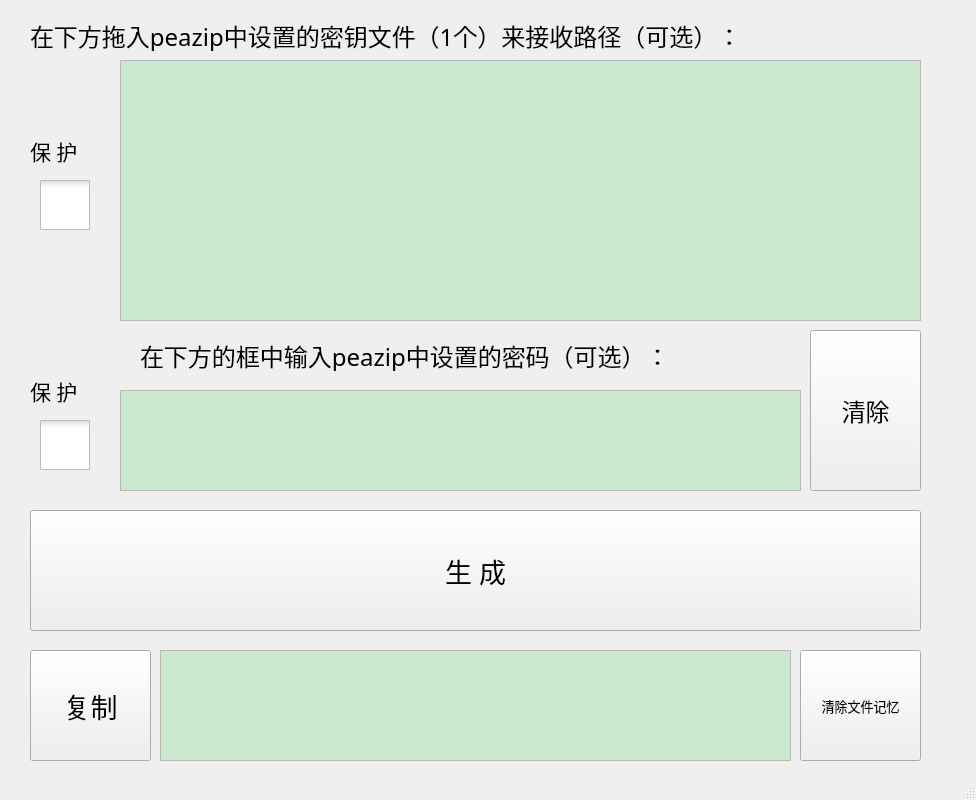
<?xml version="1.0" encoding="UTF-8"?>
<ui version="4.0">
 <class>MainWindow</class>
 <widget class="QMainWindow" name="MainWindow">
  <property name="geometry">
   <rect>
    <x>0</x>
    <y>0</y>
    <width>976</width>
    <height>800</height>
   </rect>
  </property>
  <property name="font">
   <font>
    <family>宋体</family>
   </font>
  </property>
  <property name="windowTitle">
   <string notr="true">Peazip文件密钥 - 转 - 明文密码（v1.0）</string>
  </property>
  <property name="windowIcon">
   <iconset>
    <normaloff>PeaZip_app.ico</normaloff>PeaZip_app.ico</iconset>
  </property>
  <property name="toolTip">
   <string notr="true"/>
  </property>
  <property name="statusTip">
   <string notr="true"/>
  </property>
  <property name="whatsThis">
   <string notr="true"/>
  </property>
  <property name="accessibleName">
   <string notr="true"/>
  </property>
  <property name="accessibleDescription">
   <string notr="true"/>
  </property>
  <property name="windowFilePath">
   <string notr="true"/>
  </property>
  <property name="unifiedTitleAndToolBarOnMac">
   <bool>false</bool>
  </property>
  <widget class="QWidget" name="centralwidget">
   <property name="font">
    <font>
     <family>宋体</family>
    </font>
   </property>
   <property name="toolTip">
    <string notr="true"/>
   </property>
   <property name="statusTip">
    <string notr="true"/>
   </property>
   <property name="whatsThis">
    <string notr="true"/>
   </property>
   <property name="accessibleName">
    <string notr="true"/>
   </property>
   <property name="accessibleDescription">
    <string notr="true"/>
   </property>
   <widget class="QPlainTextEdit" name="file_drop_area">
    <property name="geometry">
     <rect>
      <x>120</x>
      <y>60</y>
      <width>801</width>
      <height>261</height>
     </rect>
    </property>
    <property name="palette">
     <palette>
      <active>
       <colorrole role="Text">
        <brush brushstyle="SolidPattern">
         <color alpha="0">
          <red>0</red>
          <green>0</green>
          <blue>0</blue>
         </color>
        </brush>
       </colorrole>
       <colorrole role="Base">
        <brush brushstyle="SolidPattern">
         <color alpha="0">
          <red>255</red>
          <green>255</green>
          <blue>255</blue>
         </color>
        </brush>
       </colorrole>
       <colorrole role="Shadow">
        <brush brushstyle="SolidPattern">
         <color alpha="0">
          <red>255</red>
          <green>255</green>
          <blue>255</blue>
         </color>
        </brush>
       </colorrole>
       <colorrole role="Highlight">
        <brush brushstyle="SolidPattern">
         <color alpha="0">
          <red>255</red>
          <green>255</green>
          <blue>255</blue>
         </color>
        </brush>
       </colorrole>
       <colorrole role="HighlightedText">
        <brush brushstyle="SolidPattern">
         <color alpha="0">
          <red>255</red>
          <green>255</green>
          <blue>255</blue>
         </color>
        </brush>
       </colorrole>
       <colorrole role="AlternateBase">
        <brush brushstyle="SolidPattern">
         <color alpha="0">
          <red>255</red>
          <green>255</green>
          <blue>255</blue>
         </color>
        </brush>
       </colorrole>
       <colorrole role="PlaceholderText">
        <brush brushstyle="SolidPattern">
         <color alpha="0">
          <red>255</red>
          <green>255</green>
          <blue>255</blue>
         </color>
        </brush>
       </colorrole>
      </active>
      <inactive>
       <colorrole role="Text">
        <brush brushstyle="SolidPattern">
         <color alpha="0">
          <red>0</red>
          <green>0</green>
          <blue>0</blue>
         </color>
        </brush>
       </colorrole>
       <colorrole role="Base">
        <brush brushstyle="SolidPattern">
         <color alpha="0">
          <red>255</red>
          <green>255</green>
          <blue>255</blue>
         </color>
        </brush>
       </colorrole>
       <colorrole role="Shadow">
        <brush brushstyle="SolidPattern">
         <color alpha="0">
          <red>255</red>
          <green>255</green>
          <blue>255</blue>
         </color>
        </brush>
       </colorrole>
       <colorrole role="Highlight">
        <brush brushstyle="SolidPattern">
         <color alpha="0">
          <red>255</red>
          <green>255</green>
          <blue>255</blue>
         </color>
        </brush>
       </colorrole>
       <colorrole role="HighlightedText">
        <brush brushstyle="SolidPattern">
         <color alpha="0">
          <red>255</red>
          <green>255</green>
          <blue>255</blue>
         </color>
        </brush>
       </colorrole>
       <colorrole role="AlternateBase">
        <brush brushstyle="SolidPattern">
         <color alpha="0">
          <red>255</red>
          <green>255</green>
          <blue>255</blue>
         </color>
        </brush>
       </colorrole>
       <colorrole role="PlaceholderText">
        <brush brushstyle="SolidPattern">
         <color alpha="0">
          <red>255</red>
          <green>255</green>
          <blue>255</blue>
         </color>
        </brush>
       </colorrole>
      </inactive>
      <disabled>
       <colorrole role="Text">
        <brush brushstyle="SolidPattern">
         <color alpha="0">
          <red>255</red>
          <green>255</green>
          <blue>255</blue>
         </color>
        </brush>
       </colorrole>
       <colorrole role="Base">
        <brush brushstyle="SolidPattern">
         <color alpha="0">
          <red>255</red>
          <green>255</green>
          <blue>255</blue>
         </color>
        </brush>
       </colorrole>
       <colorrole role="Shadow">
        <brush brushstyle="SolidPattern">
         <color alpha="0">
          <red>255</red>
          <green>255</green>
          <blue>255</blue>
         </color>
        </brush>
       </colorrole>
       <colorrole role="Highlight">
        <brush brushstyle="SolidPattern">
         <color alpha="0">
          <red>255</red>
          <green>255</green>
          <blue>255</blue>
         </color>
        </brush>
       </colorrole>
       <colorrole role="HighlightedText">
        <brush brushstyle="SolidPattern">
         <color alpha="0">
          <red>255</red>
          <green>255</green>
          <blue>255</blue>
         </color>
        </brush>
       </colorrole>
       <colorrole role="AlternateBase">
        <brush brushstyle="SolidPattern">
         <color alpha="0">
          <red>255</red>
          <green>255</green>
          <blue>255</blue>
         </color>
        </brush>
       </colorrole>
       <colorrole role="PlaceholderText">
        <brush brushstyle="SolidPattern">
         <color alpha="0">
          <red>255</red>
          <green>255</green>
          <blue>255</blue>
         </color>
        </brush>
       </colorrole>
      </disabled>
     </palette>
    </property>
    <property name="font">
     <font>
      <family>宋体</family>
      <pointsize>20</pointsize>
     </font>
    </property>
    <property name="focusPolicy">
     <enum>Qt::ClickFocus</enum>
    </property>
    <property name="toolTip">
     <string notr="true">请拖放文件到这个区域中来，或者点击这个区域后粘贴文件路径，每次拖放、粘贴都会替换掉上一次的记录，所以想要替换文件时，直接拖入新的文件或者粘贴新的路径进来就行了。注意，不要用键盘输入！</string>
    </property>
    <property name="toolTipDuration">
     <number>45000</number>
    </property>
    <property name="statusTip">
     <string notr="true"/>
    </property>
    <property name="whatsThis">
     <string notr="true"/>
    </property>
    <property name="accessibleName">
     <string notr="true"/>
    </property>
    <property name="accessibleDescription">
     <string notr="true"/>
    </property>
    <property name="inputMethodHints">
     <set>Qt::ImhMultiLine</set>
    </property>
    <property name="documentTitle">
     <string notr="true"/>
    </property>
    <property name="plainText">
     <string notr="true"/>
    </property>
    <property name="textInteractionFlags">
     <set>Qt::TextEditable</set>
    </property>
    <property name="backgroundVisible">
     <bool>false</bool>
    </property>
    <property name="placeholderText">
     <string notr="true"/>
    </property>
   </widget>
   <widget class="QPlainTextEdit" name="password_input_area">
    <property name="geometry">
     <rect>
      <x>120</x>
      <y>390</y>
      <width>681</width>
      <height>101</height>
     </rect>
    </property>
    <property name="palette">
     <palette>
      <active>
       <colorrole role="Base">
        <brush brushstyle="SolidPattern">
         <color alpha="255">
          <red>204</red>
          <green>232</green>
          <blue>207</blue>
         </color>
        </brush>
       </colorrole>
       <colorrole role="AlternateBase">
        <brush brushstyle="SolidPattern">
         <color alpha="255">
          <red>204</red>
          <green>232</green>
          <blue>207</blue>
         </color>
        </brush>
       </colorrole>
      </active>
      <inactive>
       <colorrole role="Base">
        <brush brushstyle="SolidPattern">
         <color alpha="255">
          <red>204</red>
          <green>232</green>
          <blue>207</blue>
         </color>
        </brush>
       </colorrole>
       <colorrole role="AlternateBase">
        <brush brushstyle="SolidPattern">
         <color alpha="255">
          <red>204</red>
          <green>232</green>
          <blue>207</blue>
         </color>
        </brush>
       </colorrole>
      </inactive>
      <disabled>
       <colorrole role="Base">
        <brush brushstyle="SolidPattern">
         <color alpha="255">
          <red>240</red>
          <green>240</green>
          <blue>240</blue>
         </color>
        </brush>
       </colorrole>
       <colorrole role="AlternateBase">
        <brush brushstyle="SolidPattern">
         <color alpha="255">
          <red>204</red>
          <green>232</green>
          <blue>207</blue>
         </color>
        </brush>
       </colorrole>
      </disabled>
     </palette>
    </property>
    <property name="font">
     <font>
      <family>宋体</family>
      <pointsize>16</pointsize>
     </font>
    </property>
    <property name="focusPolicy">
     <enum>Qt::ClickFocus</enum>
    </property>
    <property name="acceptDrops">
     <bool>false</bool>
    </property>
    <property name="toolTip">
     <string notr="true">仅接受单条密码（单行文本），多行的内容将合并为单行。</string>
    </property>
    <property name="statusTip">
     <string notr="true"/>
    </property>
    <property name="whatsThis">
     <string notr="true"/>
    </property>
    <property name="accessibleName">
     <string notr="true"/>
    </property>
    <property name="accessibleDescription">
     <string notr="true"/>
    </property>
    <property name="inputMethodHints">
     <set>Qt::ImhNone</set>
    </property>
    <property name="documentTitle">
     <string notr="true"/>
    </property>
    <property name="plainText">
     <string notr="true"/>
    </property>
    <property name="placeholderText">
     <string notr="true"/>
    </property>
   </widget>
   <widget class="QLabel" name="label_1">
    <property name="geometry">
     <rect>
      <x>30</x>
      <y>20</y>
      <width>881</width>
      <height>31</height>
     </rect>
    </property>
    <property name="font">
     <font>
      <family>宋体</family>
      <pointsize>18</pointsize>
     </font>
    </property>
    <property name="toolTip">
     <string notr="true"/>
    </property>
    <property name="statusTip">
     <string notr="true"/>
    </property>
    <property name="whatsThis">
     <string notr="true"/>
    </property>
    <property name="accessibleName">
     <string notr="true"/>
    </property>
    <property name="accessibleDescription">
     <string notr="true"/>
    </property>
    <property name="text">
     <string notr="true">在下方拖入peazip中设置的密钥文件（1个）来接收路径（可选）：</string>
    </property>
   </widget>
   <widget class="QLabel" name="label_2">
    <property name="geometry">
     <rect>
      <x>140</x>
      <y>340</y>
      <width>651</width>
      <height>31</height>
     </rect>
    </property>
    <property name="font">
     <font>
      <family>宋体</family>
      <pointsize>18</pointsize>
     </font>
    </property>
    <property name="toolTip">
     <string notr="true"/>
    </property>
    <property name="statusTip">
     <string notr="true"/>
    </property>
    <property name="whatsThis">
     <string notr="true"/>
    </property>
    <property name="accessibleName">
     <string notr="true"/>
    </property>
    <property name="accessibleDescription">
     <string notr="true"/>
    </property>
    <property name="text">
     <string notr="true">在下方的框中输入peazip中设置的密码（可选）：</string>
    </property>
   </widget>
   <widget class="QPushButton" name="action">
    <property name="enabled">
     <bool>true</bool>
    </property>
    <property name="geometry">
     <rect>
      <x>30</x>
      <y>510</y>
      <width>891</width>
      <height>121</height>
     </rect>
    </property>
    <property name="font">
     <font>
      <family>宋体</family>
      <pointsize>20</pointsize>
     </font>
    </property>
    <property name="toolTip">
     <string notr="true">根据上面两个框中输入的密钥文件路径和密码，将peazip的“文件密钥+密码”的加密模式转换为其他解压软件可解压的明文密码</string>
    </property>
    <property name="statusTip">
     <string notr="true"/>
    </property>
    <property name="whatsThis">
     <string notr="true"/>
    </property>
    <property name="accessibleName">
     <string notr="true"/>
    </property>
    <property name="accessibleDescription">
     <string notr="true"/>
    </property>
    <property name="text">
     <string notr="true">生 成</string>
    </property>
   </widget>
   <widget class="QPlainTextEdit" name="output_area">
    <property name="geometry">
     <rect>
      <x>160</x>
      <y>650</y>
      <width>631</width>
      <height>111</height>
     </rect>
    </property>
    <property name="palette">
     <palette>
      <active>
       <colorrole role="Base">
        <brush brushstyle="SolidPattern">
         <color alpha="255">
          <red>204</red>
          <green>232</green>
          <blue>207</blue>
         </color>
        </brush>
       </colorrole>
       <colorrole role="AlternateBase">
        <brush brushstyle="SolidPattern">
         <color alpha="255">
          <red>204</red>
          <green>232</green>
          <blue>207</blue>
         </color>
        </brush>
       </colorrole>
      </active>
      <inactive>
       <colorrole role="Base">
        <brush brushstyle="SolidPattern">
         <color alpha="255">
          <red>204</red>
          <green>232</green>
          <blue>207</blue>
         </color>
        </brush>
       </colorrole>
       <colorrole role="AlternateBase">
        <brush brushstyle="SolidPattern">
         <color alpha="255">
          <red>204</red>
          <green>232</green>
          <blue>207</blue>
         </color>
        </brush>
       </colorrole>
      </inactive>
      <disabled>
       <colorrole role="Base">
        <brush brushstyle="SolidPattern">
         <color alpha="255">
          <red>240</red>
          <green>240</green>
          <blue>240</blue>
         </color>
        </brush>
       </colorrole>
       <colorrole role="AlternateBase">
        <brush brushstyle="SolidPattern">
         <color alpha="255">
          <red>204</red>
          <green>232</green>
          <blue>207</blue>
         </color>
        </brush>
       </colorrole>
      </disabled>
     </palette>
    </property>
    <property name="font">
     <font>
      <family>宋体</family>
      <pointsize>18</pointsize>
     </font>
    </property>
    <property name="focusPolicy">
     <enum>Qt::ClickFocus</enum>
    </property>
    <property name="acceptDrops">
     <bool>false</bool>
    </property>
    <property name="toolTip">
     <string notr="true">显示最近一次生成的密码，内容可复制，但内容不能修改（是只读属性的）</string>
    </property>
    <property name="statusTip">
     <string notr="true"/>
    </property>
    <property name="whatsThis">
     <string notr="true"/>
    </property>
    <property name="accessibleName">
     <string notr="true"/>
    </property>
    <property name="accessibleDescription">
     <string notr="true"/>
    </property>
    <property name="readOnly">
     <bool>true</bool>
    </property>
    <property name="plainText">
     <string notr="true"/>
    </property>
    <property name="placeholderText">
     <string notr="true"/>
    </property>
   </widget>
   <widget class="QPushButton" name="clear_input">
    <property name="geometry">
     <rect>
      <x>810</x>
      <y>330</y>
      <width>111</width>
      <height>161</height>
     </rect>
    </property>
    <property name="font">
     <font>
      <family>宋体</family>
      <pointsize>18</pointsize>
     </font>
    </property>
    <property name="toolTip">
     <string notr="true">按下按钮，将根据左侧“保护”复选框的勾选状态，清除临近两个输入框的内容</string>
    </property>
    <property name="statusTip">
     <string notr="true"/>
    </property>
    <property name="whatsThis">
     <string notr="true"/>
    </property>
    <property name="accessibleName">
     <string notr="true"/>
    </property>
    <property name="accessibleDescription">
     <string notr="true"/>
    </property>
    <property name="text">
     <string notr="true">清除</string>
    </property>
   </widget>
   <widget class="QPushButton" name="copy_to_clipboard">
    <property name="geometry">
     <rect>
      <x>30</x>
      <y>650</y>
      <width>121</width>
      <height>111</height>
     </rect>
    </property>
    <property name="font">
     <font>
      <family>宋体</family>
      <pointsize>20</pointsize>
     </font>
    </property>
    <property name="toolTip">
     <string notr="true">点击以复制生成的密码</string>
    </property>
    <property name="statusTip">
     <string notr="true"/>
    </property>
    <property name="whatsThis">
     <string notr="true"/>
    </property>
    <property name="accessibleName">
     <string notr="true"/>
    </property>
    <property name="accessibleDescription">
     <string notr="true"/>
    </property>
    <property name="text">
     <string notr="true">复制</string>
    </property>
   </widget>
   <widget class="QPushButton" name="clear_history">
    <property name="geometry">
     <rect>
      <x>800</x>
      <y>650</y>
      <width>121</width>
      <height>111</height>
     </rect>
    </property>
    <property name="font">
     <font>
      <family>宋体</family>
      <pointsize>10</pointsize>
     </font>
    </property>
    <property name="toolTip">
     <string notr="true">每处理一个文件，程序都会记忆根据这个文件生成的sha256所对应的那部分密码，来加快运行速度。当文件被修改后，想要对被修改后的文件重新计算和生成时，请点击这个按钮以清除这部分记忆</string>
    </property>
    <property name="toolTipDuration">
     <number>45000</number>
    </property>
    <property name="statusTip">
     <string notr="true"/>
    </property>
    <property name="whatsThis">
     <string notr="true"/>
    </property>
    <property name="accessibleName">
     <string notr="true"/>
    </property>
    <property name="accessibleDescription">
     <string notr="true"/>
    </property>
    <property name="text">
     <string notr="true">清除文件记忆</string>
    </property>
   </widget>
   <widget class="QLabel" name="label_3">
    <property name="geometry">
     <rect>
      <x>30</x>
      <y>130</y>
      <width>71</width>
      <height>41</height>
     </rect>
    </property>
    <property name="font">
     <font>
      <family>宋体</family>
      <pointsize>16</pointsize>
     </font>
    </property>
    <property name="toolTip">
     <string notr="true"/>
    </property>
    <property name="statusTip">
     <string notr="true"/>
    </property>
    <property name="whatsThis">
     <string notr="true"/>
    </property>
    <property name="accessibleName">
     <string notr="true"/>
    </property>
    <property name="accessibleDescription">
     <string notr="true"/>
    </property>
    <property name="text">
     <string notr="true">保 护</string>
    </property>
   </widget>
   <widget class="QLabel" name="label_4">
    <property name="geometry">
     <rect>
      <x>30</x>
      <y>370</y>
      <width>71</width>
      <height>41</height>
     </rect>
    </property>
    <property name="font">
     <font>
      <family>宋体</family>
      <pointsize>16</pointsize>
     </font>
    </property>
    <property name="toolTip">
     <string notr="true"/>
    </property>
    <property name="statusTip">
     <string notr="true"/>
    </property>
    <property name="whatsThis">
     <string notr="true"/>
    </property>
    <property name="accessibleName">
     <string notr="true"/>
    </property>
    <property name="accessibleDescription">
     <string notr="true"/>
    </property>
    <property name="text">
     <string notr="true">保 护</string>
    </property>
   </widget>
   <widget class="QCheckBox" name="file_protect">
    <property name="geometry">
     <rect>
      <x>40</x>
      <y>180</y>
      <width>50</width>
      <height>50</height>
     </rect>
    </property>
    <property name="toolTip">
     <string notr="true">勾选以保护文件路径在按下清除按钮后不被清除</string>
    </property>
    <property name="statusTip">
     <string notr="true"/>
    </property>
    <property name="whatsThis">
     <string notr="true"/>
    </property>
    <property name="accessibleName">
     <string notr="true"/>
    </property>
    <property name="accessibleDescription">
     <string notr="true"/>
    </property>
    <property name="styleSheet">
     <string notr="true">QCheckBox::indicator{width :50px;height : 50px;}</string>
    </property>
    <property name="text">
     <string notr="true"/>
    </property>
    <property name="checked">
     <bool>false</bool>
    </property>
   </widget>
   <widget class="QCheckBox" name="password_protect">
    <property name="geometry">
     <rect>
      <x>40</x>
      <y>420</y>
      <width>50</width>
      <height>50</height>
     </rect>
    </property>
    <property name="toolTip">
     <string notr="true">勾选以保护密码在按下清除按钮后不被清除</string>
    </property>
    <property name="statusTip">
     <string notr="true"/>
    </property>
    <property name="whatsThis">
     <string notr="true"/>
    </property>
    <property name="accessibleName">
     <string notr="true"/>
    </property>
    <property name="accessibleDescription">
     <string notr="true"/>
    </property>
    <property name="styleSheet">
     <string notr="true">QCheckBox::indicator{width :50px;height : 50px;}</string>
    </property>
    <property name="text">
     <string notr="true"/>
    </property>
   </widget>
   <widget class="QPlainTextEdit" name="file_drop_display_layer">
    <property name="geometry">
     <rect>
      <x>120</x>
      <y>60</y>
      <width>801</width>
      <height>261</height>
     </rect>
    </property>
    <property name="palette">
     <palette>
      <active>
       <colorrole role="Base">
        <brush brushstyle="SolidPattern">
         <color alpha="255">
          <red>204</red>
          <green>232</green>
          <blue>207</blue>
         </color>
        </brush>
       </colorrole>
       <colorrole role="AlternateBase">
        <brush brushstyle="SolidPattern">
         <color alpha="255">
          <red>204</red>
          <green>232</green>
          <blue>207</blue>
         </color>
        </brush>
       </colorrole>
      </active>
      <inactive>
       <colorrole role="Base">
        <brush brushstyle="SolidPattern">
         <color alpha="255">
          <red>204</red>
          <green>232</green>
          <blue>207</blue>
         </color>
        </brush>
       </colorrole>
       <colorrole role="AlternateBase">
        <brush brushstyle="SolidPattern">
         <color alpha="255">
          <red>204</red>
          <green>232</green>
          <blue>207</blue>
         </color>
        </brush>
       </colorrole>
      </inactive>
      <disabled>
       <colorrole role="Base">
        <brush brushstyle="SolidPattern">
         <color alpha="255">
          <red>240</red>
          <green>240</green>
          <blue>240</blue>
         </color>
        </brush>
       </colorrole>
       <colorrole role="AlternateBase">
        <brush brushstyle="SolidPattern">
         <color alpha="255">
          <red>204</red>
          <green>232</green>
          <blue>207</blue>
         </color>
        </brush>
       </colorrole>
      </disabled>
     </palette>
    </property>
    <property name="font">
     <font>
      <family>宋体</family>
      <pointsize>20</pointsize>
     </font>
    </property>
    <property name="acceptDrops">
     <bool>false</bool>
    </property>
    <property name="toolTip">
     <string notr="true"/>
    </property>
    <property name="statusTip">
     <string notr="true"/>
    </property>
    <property name="whatsThis">
     <string notr="true"/>
    </property>
    <property name="accessibleName">
     <string notr="true"/>
    </property>
    <property name="accessibleDescription">
     <string notr="true"/>
    </property>
    <property name="inputMethodHints">
     <set>Qt::ImhMultiLine</set>
    </property>
    <property name="documentTitle">
     <string notr="true"/>
    </property>
    <property name="readOnly">
     <bool>true</bool>
    </property>
    <property name="plainText">
     <string notr="true"/>
    </property>
    <property name="textInteractionFlags">
     <set>Qt::NoTextInteraction</set>
    </property>
    <property name="placeholderText">
     <string notr="true"/>
    </property>
   </widget>
   <zorder>file_drop_display_layer</zorder>
   <zorder>file_drop_area</zorder>
   <zorder>password_input_area</zorder>
   <zorder>label_1</zorder>
   <zorder>label_2</zorder>
   <zorder>action</zorder>
   <zorder>output_area</zorder>
   <zorder>clear_input</zorder>
   <zorder>copy_to_clipboard</zorder>
   <zorder>clear_history</zorder>
   <zorder>label_3</zorder>
   <zorder>label_4</zorder>
   <zorder>file_protect</zorder>
   <zorder>password_protect</zorder>
  </widget>
  <widget class="QStatusBar" name="statusbar">
   <property name="toolTip">
    <string notr="true"/>
   </property>
   <property name="statusTip">
    <string notr="true"/>
   </property>
   <property name="whatsThis">
    <string notr="true"/>
   </property>
   <property name="accessibleName">
    <string notr="true"/>
   </property>
   <property name="accessibleDescription">
    <string notr="true"/>
   </property>
  </widget>
 </widget>
 <resources/>
 <connections/>
</ui>
